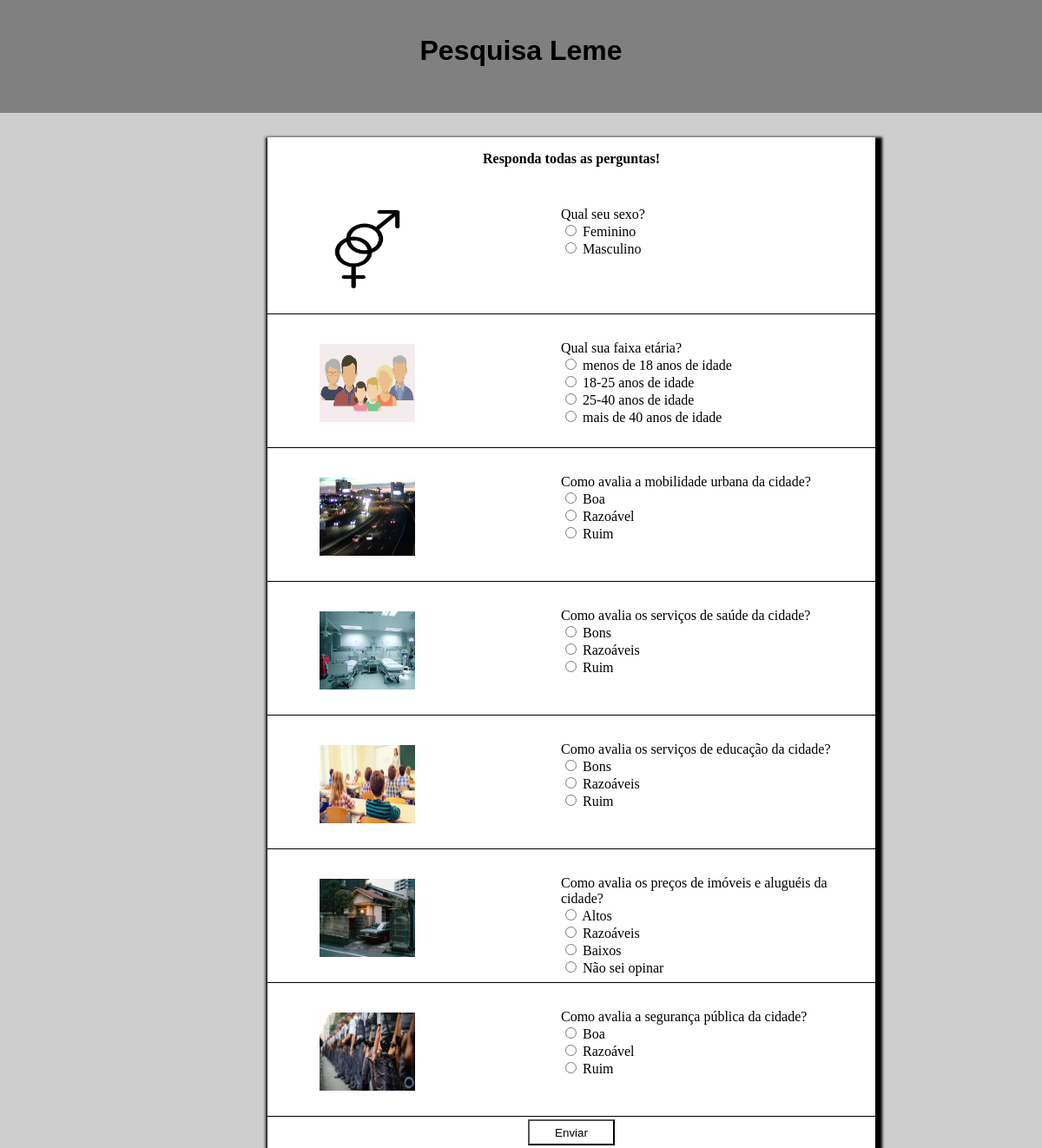
Page /perguntas/envio/ on the committed database.
### perguntas/models.py (models this page shows, shortened)
class Pesquisa(models.Model):
    id = models.AutoField(primary_key=True)
    pergunta = models.CharField(max_length=100, null=False)
    resposta1 = models.CharField(max_length=100, verbose_name="1ª alternativa")
    resposta2 = models.CharField(max_length=100, verbose_name="2ª alternativa")
    resposta3 = models.CharField(max_length=100, null=True, blank=True, verbose_name="3ª alternativa")
    resposta4 = models.CharField(max_length=100, null=True, blank=True, verbose_name="4ª alternativa")
    imagem = models.CharField(max_length=100, null=True, blank=True, verbose_name="Imagem (url)")
    class Meta:
        verbose_name = "Pesquisa Leme"
        verbose_name_plural = "Pesquisas"

### perguntas/views.py (the view)
# urls.py: path('envio/', views.envio,name='envio')
def envio(request):
    quantidade_perguntas = Pesquisa.objects.count()
    respondido = True
    perguntas = []
    linhas = Pesquisa.objects.all()
    for linha in linhas:
        perguntas.append(linha.pergunta)
    try:
        ultimo = Envio.objects.latest('id_envio')
    except Envio.DoesNotExist:
        ultimo = 0
    for i in range(1, quantidade_perguntas+1, 1):
        if 'op'+str(i) not in request.POST:
            respondido = False
    if respondido:
        for i in range(1, quantidade_perguntas+1, 1):
            e = Envio()
            if ultimo == 0:
                e.id_envio = 1
            else:
                e.id_envio = ultimo.id_envio + 1
            e.pergunta = perguntas[i-1] #define a pergunta a ser inserida pela lista de perguntas criada na linha 38.
            e.resposta = request.POST["op"+str(i)] #define a resposta a ser inserida pela alternativa assinalada.
            e.save()
        variaveis = {}
        variaveis["linhas"] = carregar_linhas()
        variaveis["nome_tabela"] = Pesquisa._meta.verbose_name
        variaveis["total"] = Envio.objects.latest('id_envio').id_envio
        variaveis["mensagem"] = "Resposta enviada com sucesso"
        return render(request,'perguntas/home.html',variaveis)
    else: # caso o usuário não tenha respondido todas as perguntas o template é recarregado com a mensagem da linha 80.
        variaveis = {}
        variaveis["linhas"] = carregar_linhas()
        variaveis["nome_tabela"] = Pesquisa._meta.verbose_name
        try:
            variaveis["total"] = Envio.objects.latest('id_envio').id_envio
        except Envio.DoesNotExist:
            variaveis["total"] = 0
        variaveis["mensagem"] = "Responda todas as perguntas!"
        return render(request, 'perguntas/home.html', variaveis)

### perguntas/templates/perguntas/home.html (shortened to what this page needs)
<!DOCTYPE html>
<html lang="en">
<head>
    {% load staticfiles %}
    <link rel="stylesheet" type="text/css" href="{% static 'css/estilo.css' %}"/>
</head>
<body>
    <header id="cabecalho">
        <h1 align="center">{{ nome_tabela }}</h1>
    </header>
    <section id="principal">
        {% if mensagem %}
        <p align="center"><strong> {{ mensagem }}</strong> <br/> <br/></p>
        {% endif %}
    <form action="{% url 'envio' %}" method="post">
        {% for linha in linhas.values %}
        <div class="caixa">
            <br/>
                <figure class="imagem-pergunta">
                    <img src="{% static linha.imagem %}"/>
                </figure>
                <div class="pergunta">
                    {{ linha.pergunta }} <br/>
                    {% for item in linha.values %}
                        {% if forloop.counter > 2 %}
                            <input type="radio" name="op{{ forloop.parentloop.counter }}" value = "{{ item.0 }}"> {{ item.0 }} <br/>
                        {% endif %}
                    {% endfor %}
                </div>
        </div>
        <br/>
        {% endfor %}
        <br/>
        <button id="enviar" type=submit>Enviar</button>
    </form>
    </section>
</body>
</html>

### perguntas/static/css/estilo.css (style rules this page uses)
header#cabecalho { position: fixed; z-index: 9; height: 150px; width: 100%; left:0px; top:-20px; background-color: gray; }
body { background-color:#cecece; font-family: calibri; }
header h1 { align: center; font-family: sans-serif; font-size: 24pt; margin-top: 10px; padding-top: 50px; }
section#principal { position:absolute; margin: 150px 400px 20px 300px; width: 700px; box-shadow: 3px 5px 3px 5px; background-color: white; }
div.caixa { position: relative; border-bottom: 1px solid; padding-bottom: 10px; height: 125px; }
div.caixa figure { position: relative; right: 30px; width: 200px; height: 100px; bottom: 28px; }
div.caixa figure.imagem-pergunta img { position:relative; width: 110px; height: 90px; left:50px; top: 10px; }
div.caixa div.pergunta { position:absolute; width:350px; height:100px; right: 10px; top: 10px; padding: 2px; }
button#enviar { position: absolute; left: 300px; bottom: 3px; width: 100px; height: 30px; background-color: white; }

### rows in the picture
Pesquisa: pergunta "Qual seu sexo?", resposta1 "Feminino" "Masculino"
Pesquisa: pergunta "Qual sua faixa etária?", resposta1 "menos de 18 anos de idade" "18-25 anos de idade" "25-40 anos de idade" "mais de 40 anos de idade"
Pesquisa: pergunta "Como avalia a mobilidade urbana da cidade?", resposta1 "Boa" "Razoável" "Ruim"
Pesquisa: pergunta "Como avalia os serviços de saúde da cidade?", resposta1 "Bons" "Razoáveis" "Ruim"
Pesquisa: pergunta "Como avalia os serviços de educação da cidade?", resposta1 "Bons" "Razoáveis" "Ruim"
Pesquisa: pergunta "Como avalia os preços de imóveis e aluguéis da cidade?", resposta1 "Altos" "Razoáveis" "Baixos" "Não sei opinar"
Pesquisa: pergunta "Como avalia a segurança pública da cidade?", resposta1 "Boa" "Razoável" "Ruim"

### other values in the picture
{{ nome_tabela }} "Pesquisa Leme"
{{ mensagem }} "Responda todas as perguntas!"
